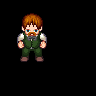

A level layout from a 2D game, rendered from its tile map. Below: a short description, then the map file with its tile-grid data intact:
An orthogonal 3x3 tile map with 32x32 px tiles, 1 tile layer (Tile Layer 1).

<map version="1.0" orientation="orthogonal" renderorder="left-up" width="3" height="3" tilewidth="32" tileheight="32" nextobjectid="1">
 <tileset firstgid="1" name="avatar" tilewidth="32" tileheight="32" tilecount="1092" columns="26">
  <image source="character(brunettemustache).png" width="832" height="1344" />
 </tileset>
 <layer name="Tile Layer 1" width="3" height="3">
  <data encoding="csv">
107,108,0,
133,134,0,
0,0,0
</data>
 </layer>
</map>
